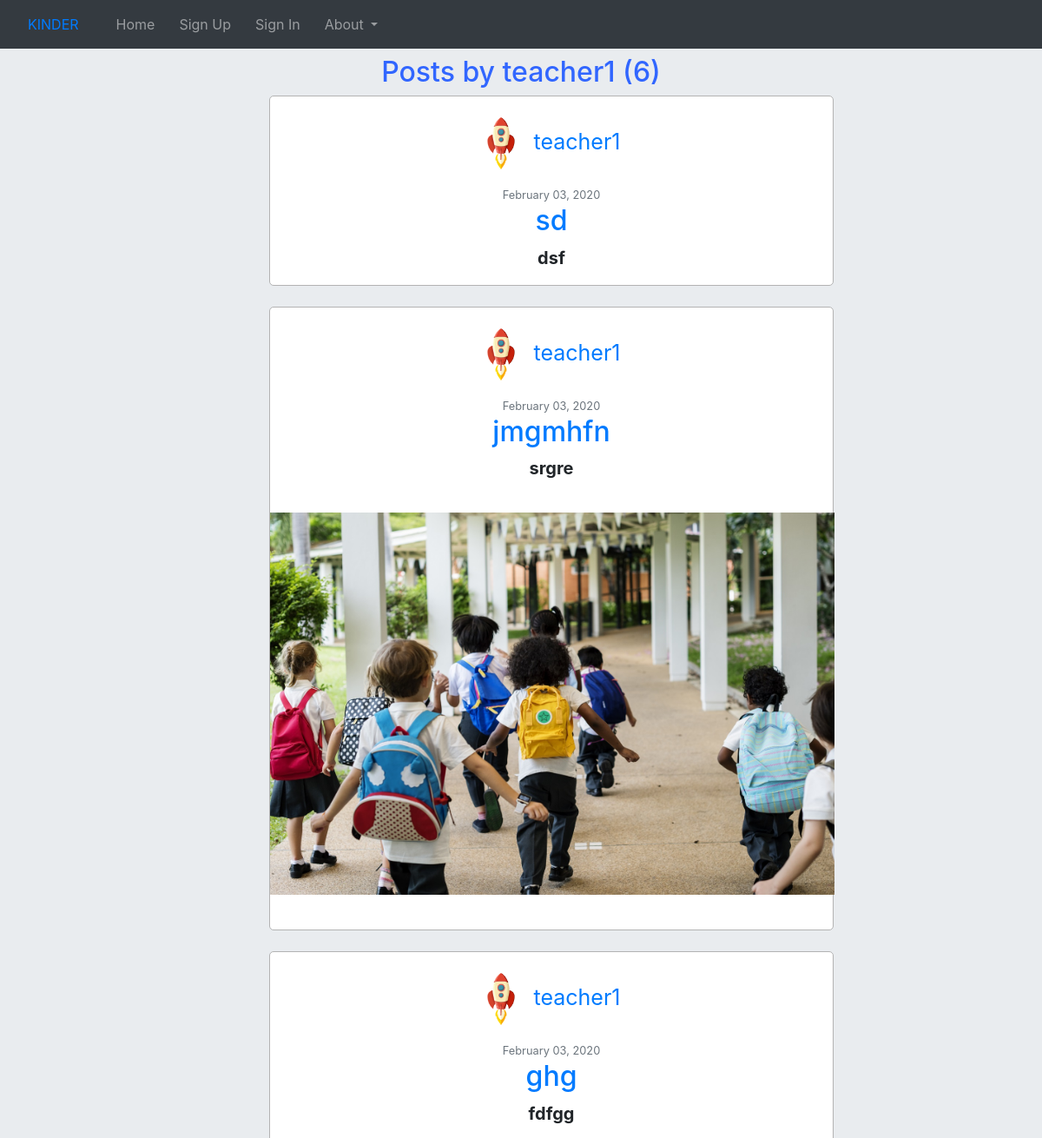
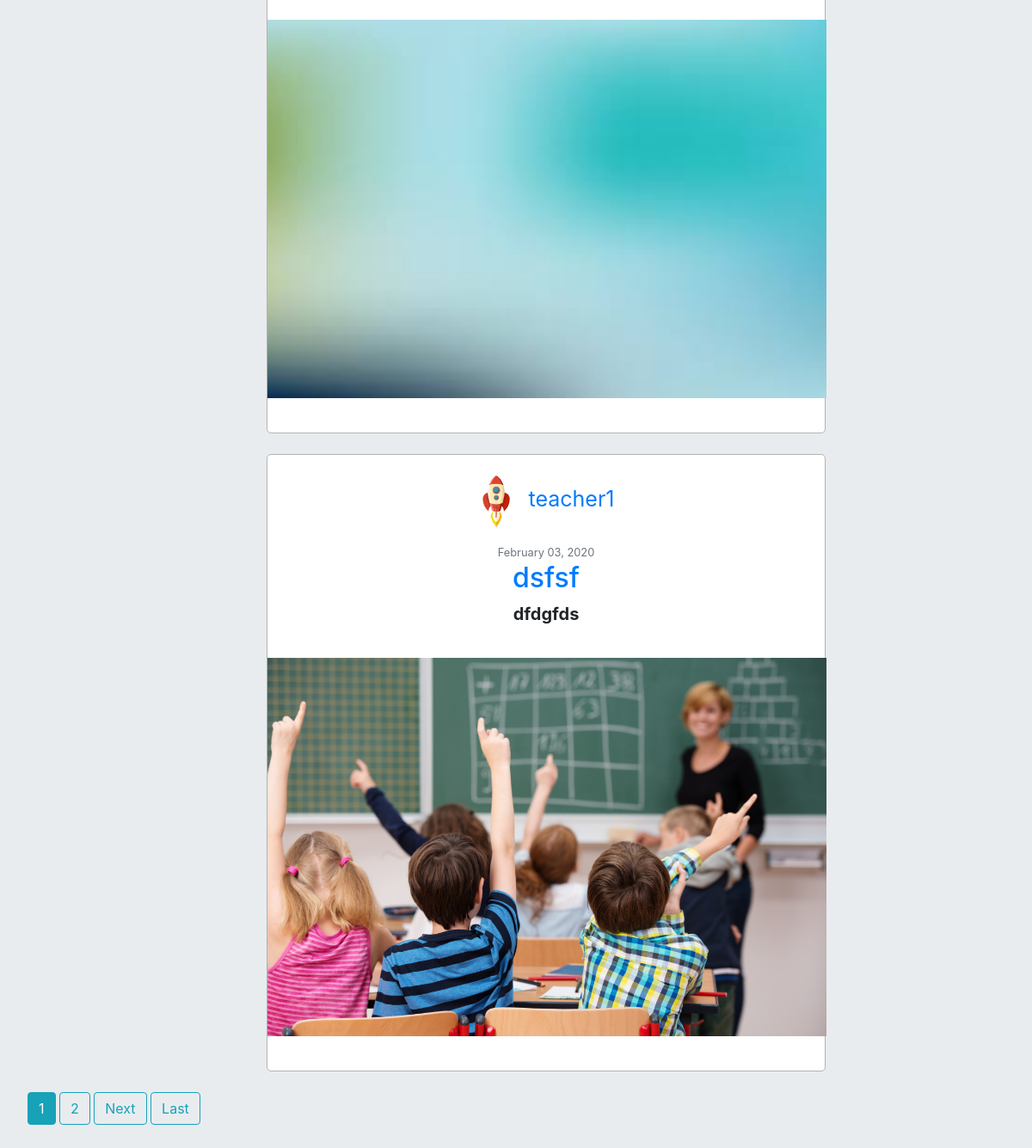
/home/user/teacher1, run on the app's committed database (2 pictures, top to bottom).
### second/models.py (models this page shows, shortened)
class Post(models.Model):
    title = models.CharField(max_length=100)
    content = models.TextField()
    photo = models.ImageField(upload_to='posts', blank=True)
    date_posted = models.DateTimeField(default=timezone.now)
    author = models.ForeignKey(User, on_delete=models.CASCADE)
    class Meta:
        ordering = ["-date_posted"]

class Profile(models.Model):
    user = models.OneToOneField(User, on_delete=models.CASCADE)
    image = models.ImageField(default='default.jpg', upload_to='profile_pics')

### second/views.py (the view)
# urls.py: path('user/<str:username>', UserPostListView.as_view(), name='user-posts'),
class UserPostListView(ListView):
    model = Post
    template_name = 'user_posts.html'
    context_object_name = 'posts'
    paginate_by = 4
    def get_queryset(self):
        user = get_object_or_404(User, username=self.kwargs.get('username'))
        return Post.objects.filter(author=user).order_by('-date_posted')

### second/templates/user_posts.html (shortened to what this page needs)
{% extends "base1.html" %}
{% block base2 %}
<div class="jumbotron">
<center>
    <h1 style='font-size:200%;color:#3166ff;'>Posts by {{ view.kwargs.username }} ({{ page_obj.paginator.count }})</h1>
    {% for post in posts %}
    <div style="margin-left: 70px;background-color:white;border-style:solid;border-radius:5px;border-width:1px;border-color:#b3b3b3;width:650px;" name='posts'>
    <br>
        <p style='font-size:25px;'><img class="rounded-circle article-img" src="{{ post.author.profile.image.url }}" onerror="this.style.display='none'"  height = "60px", width="60px">
              <a class="mr-2" href="{% url 'user-posts' post.author.username %}">{{ post.author }}</a></p>
              <small class="text-muted">{{ post.date_posted|date:"F d, Y" }}</small>
            <h2><a class="article-title" href="{% url 'post-detail' post.id %}">{{ post.title }}</a></h2>
            <b><p class="article-content" style="font-size:20px;">{{ post.content }}</p></b>
        <img id='posting' style="width: 650px; height: 500px;padding-top: 20px; padding-bottom: 40px;" src="/media/{{post.photo}}" onerror="this.style.display='none'">
        </div>
        <br>
    {% endfor %}
    </center>
    {% if is_paginated %}
      {% for num in page_obj.paginator.page_range %}
        {% if page_obj.number == num %}
          <a class="btn btn-info mb-4" href="?page={{ num }}">{{ num }}</a>
        {% elif num > page_obj.number|add:'-3' and num < page_obj.number|add:'3' %}
          <a class="btn btn-outline-info mb-4" href="?page={{ num }}">{{ num }}</a>
        {% endif %}
      {% endfor %}
      {% if page_obj.has_next %}
        <a class="btn btn-outline-info mb-4" href="?page={{ page_obj.next_page_number }}">Next</a>
        <a class="btn btn-outline-info mb-4" href="?page={{ page_obj.paginator.num_pages }}">Last</a>
      {% endif %}
</div>
    {% endif %}
{% endblock %}

### data on the page
Post: author.profile.image (picture), author "teacher1", date_posted "February 03, 2020", title "sd", content "dsf"
Post: author.profile.image (picture), author "teacher1", date_posted "February 03, 2020", title "jmgmhfn", content "srgre", photo (picture)
Post: author.profile.image (picture), author "teacher1", date_posted "February 03, 2020", title "ghg", content "fdfgg", photo (picture)
Post: author.profile.image (picture), author "teacher1", date_posted "February 03, 2020", title "dsfsf", content "dfdgfds", photo (picture)

### other printed values
{{ view.kwargs.username }} "teacher1"
{{ page_obj.paginator.count }} "6"
{{ num }} "1"
{{ num }} "2"
